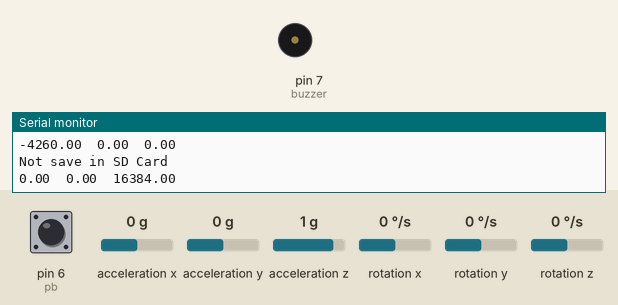
Bench run of a sketch on a simulated Arduino Uno, built with avr-gcc and run on an emulated ATmega328P. Shown: buzzer (waves = sounding), the last lines printed to the serial monitor. Wiring (inferred from the names in the program): MPU-6050 motion sensor at I2C address 0x68. Inputs (shaded band) come from the test bench; at power-on: pin 6 (pb) HIGH, acceleration x 0 g, acceleration y 0 g, acceleration z 1 g, rotation x 0 °/s, rotation y 0 °/s, rotation z 0 °/s. Storage starts empty.

Above: at 1.2 s.
1.3 s: pin 6 (pb) pulled LOW for 0.15 s
At 1.61 s:
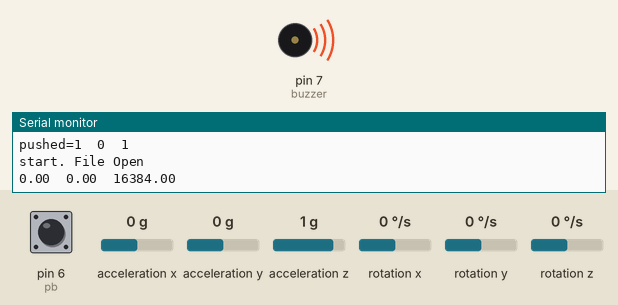
3.1 s: acceleration x set to 1.4 g
At 3.49 s:
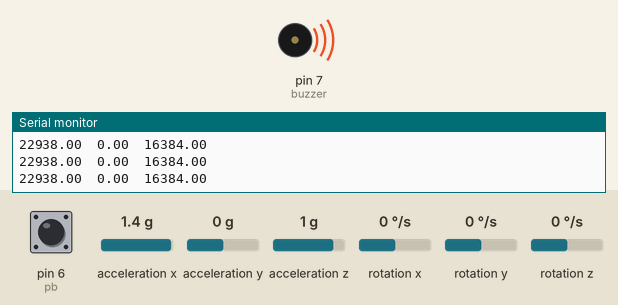
6.1 s: pin 6 (pb) pulled LOW for 1 s
At 7.3 s:
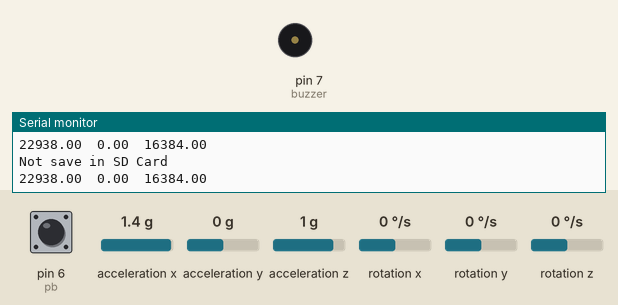
Timing chart, 0 to 9.1 s (numbered marks = the images above; inputs shaded):
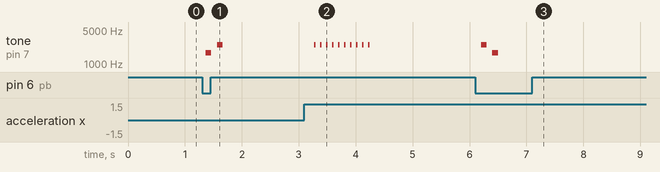

The sketch:

SDplusAccel_denganButton_Buzzer.ino
```cpp
//SDplusAccel dengan button dan buzzer

//#include "U8glib.h"
//U8GLIB_SH1106_128X64 u8g(U8G_I2C_OPT_NO_ACK);  // Display which does not send ACK

#include<Wire.h>
#include<SPI.h>
#include<SD.h>

const int MPU_addr=0x68;  // I2C address of the MPU-6050
int16_t AcX,AcY,AcZ,nomor = 0;
int t0,t1,a,t2 = 0;
int SAMPLE = 10;
int stat = 0;
float arrX[10],arrY[10],arrZ[10];
int pb = 6, buzzer = 7;//pin pushbutton, pin buzzer, no pin led
int val = 0, lightON = 0, pushed = 0; //value pin pb, light status, push status
File Fileaksel;

void setup(){
  Wire.begin();
  Wire.beginTransmission(MPU_addr);
  Wire.write(0x6B);  // PWR_MGMT_1 register
  Wire.write(0);     // set to zero (wakes up the MPU-6050)
  Wire.endTransmission(true);

  Serial.begin(500000);
  pinMode(pb, INPUT_PULLUP); //berbeda dengan INPUT biasa
  pinMode(buzzer, OUTPUT);

  t0 = millis();
  t2 = millis();

  //----------SD card-------------//
  Serial.print("Initializing SD card...");
  if (!SD.begin(4)) {
    Serial.println("initialization failed!");
    return;
  }
  Serial.println("initialization done.");
  Fileaksel = SD.open("buzzer2.txt", FILE_WRITE);
  //------------------------------//
}

void loop(){
  val = digitalRead(pb);

 //--metode one push button--
  if(val == LOW && lightON == HIGH){
    pushed = 1-pushed;
    Serial.print("pushed=");
    Serial.print(pushed);
    Serial.print("\t");
    Serial.print(val);
    Serial.print("\t");
    Serial.println(lightON);
    if(pushed == 1){ //tanda nyala
      tone(buzzer, 1700,100); //1KHz sound signal
      delay(200);
      tone(buzzer, 2500,100); //1KHz sound signal
      Serial.println("start. File Open");
      Fileaksel = SD.open("buzzer1.txt", FILE_WRITE);
      Fileaksel.println("start. File Open");
    }
    else{ //tanda mati
      tone(buzzer, 2500,100); //1KHz sound signal
      delay(200);
      tone(buzzer, 1700,100); //1KHz sound signal
      Serial.println("done. File Closed");
      Fileaksel.println("done. File Closed");
      Fileaksel.close();
    }
  }
  lightON = val;

//--timing millis--//
  t1 = millis();
  t0 = millis();
  float sumX = 0,sumY = 0,sumZ = 0;

  Wire.beginTransmission(MPU_addr);
  Wire.write(0x3B);  // starting with register 0x3B (ACCEL_XOUT_H)
  Wire.endTransmission(false);
  Wire.requestFrom(MPU_addr,14,true);  // request a total of 14 registers

//Menghitung Varian dg jml range SAMPLE
  for(int i = 0; i < SAMPLE; i++) {
    if(arrX[i] == 0){
      arrX[i]=Wire.read()<<8|Wire.read();  // 0x3B (ACCEL_XOUT_H) & 0x3C (ACCEL_XOUT_L)
        Serial.print(arrX[i]);
        Serial.print("\t");
      arrY[i]=Wire.read()<<8|Wire.read();  // 0x3D (ACCEL_YOUT_H) & 0x3E (ACCEL_YOUT_L)
        Serial.print(arrY[i]);
        Serial.print("\t");
      arrZ[i]=Wire.read()<<8|Wire.read();  // 0x3F (ACCEL_ZOUT_H) & 0x40 (ACCEL_ZOUT_L)
        Serial.println(arrZ[i]);
      //Tmp=Wire.read()<<8|Wire.read();  // 0x41 (TEMP_OUT_H) & 0x42 (TEMP_OUT_L)
      while (t1-t0 < 100) { //delay selama n-milisecond, awal 50
        t1 = millis();
      }
    }
    sumX += arrX[i];
    sumY += arrY[i];
    sumZ += arrZ[i];
    //delay(50); // set this to whatever you want
  }

//--Menghitung rata-rata--//
  float meanSampleX = sumX/float(SAMPLE); //average X
  float meanSampleY = sumY/float(SAMPLE); //average Y
  float meanSampleZ = sumZ/float(SAMPLE); //average Z
  float sum2X = 0.0;
  float sum2Y = 0.0;
  float sum2Z = 0.0;

  for(int i = 0; i < SAMPLE; i++) {
    // pow(x, 2) is x squared.
    sum2X += pow((meanSampleX - float(arrX[i])), 2);
    sum2Y += pow((meanSampleY - float(arrY[i])), 2);
    sum2Z += pow((meanSampleZ - float(arrZ[i])), 2);
  }
  float varX = sum2X/float(SAMPLE-1);
  float varY = sum2Y/float(SAMPLE-1);
  float varZ = sum2Z/float(SAMPLE-1);

  float sumvar = 0.0;
  sumvar = varX + varY + varZ;

//Menghidupkan buzzer jika kondisi terpenuhi
  //int stat = 0; //menyala ketika terpenuhi saja
  if(sumvar > 100000000){
    stat = 1;
    tone(buzzer, 2500, 30); //1KHz sound signal
  }
  else{
    stat = 0;
  }
  /*Serial.print("Varian: ");
  Serial.print(varX);
  Serial.print("\t");
  Serial.print(varY);
  Serial.print("\t");
  Serial.print(varZ);
  Serial.print("\t");*/


//SD card//

  if(pushed == HIGH){ //ketika hidup dan file open
    //digitalWrite(led, HIGH);
    if (Fileaksel){
    //Serial.print("Writing to test.txt...");
      nomor++;
      Fileaksel.print(nomor);
      Fileaksel.print("\t");
      Fileaksel.print(arrX[0]);
      Fileaksel.print("\t");
      Fileaksel.print(arrY[0]);
      Fileaksel.print("\t");
      Fileaksel.print(arrZ[0]);

      Fileaksel.print("\t");
      Fileaksel.print(varX);
      Fileaksel.print("\t");
      Fileaksel.print(varY);
      Fileaksel.print("\t");
      Fileaksel.print(varZ);

      Fileaksel.print("\t");
      Fileaksel.print(sumvar);
      Fileaksel.print("\t");
      Fileaksel.println(stat);

      // close the file:
      //Serial.print(millis());
      /*Serial.print(nomor);
      Serial.print("\t");
      Serial.print(AcX);
      Serial.print("\t");
      Serial.print(AcY);
      Serial.print("\t");
      Serial.println(AcZ);*/
    }
 }
  else{ //ketika mati dan file closed
    // if the file didn't open, print an error:
    Serial.println("Not save in SD Card");
  }

  //Menggeser urutan
  for(int i = 0; i < SAMPLE; i++) {
    arrX[i] = arrX[i+1];
    arrY[i] = arrY[i+1];
    arrZ[i] = arrZ[i+1];
  }

  arrX[SAMPLE-1] = 0;
  arrY[SAMPLE-1] = 0;
  arrZ[SAMPLE-1] = 0;

}
```

Measured:
- after the input at 1.3 s, tone on pin 7 (buzzer): silent → 1700 Hz after 0.06 s, → silent 0.10 s later, → 2500 Hz 0.10 s later, → silent 0.10 s later
- after the input at 3.1 s, tone on pin 7 (buzzer): alternates 2500 Hz for 0.03 s and silent for 0.08 s, 20 changes in all, then stays silent, starting after 0.17 s
- after the input at 6.1 s, tone on pin 7 (buzzer): silent → 2500 Hz after 0.10 s, → silent 0.10 s later, → 1700 Hz 0.10 s later, → silent 0.10 s later
